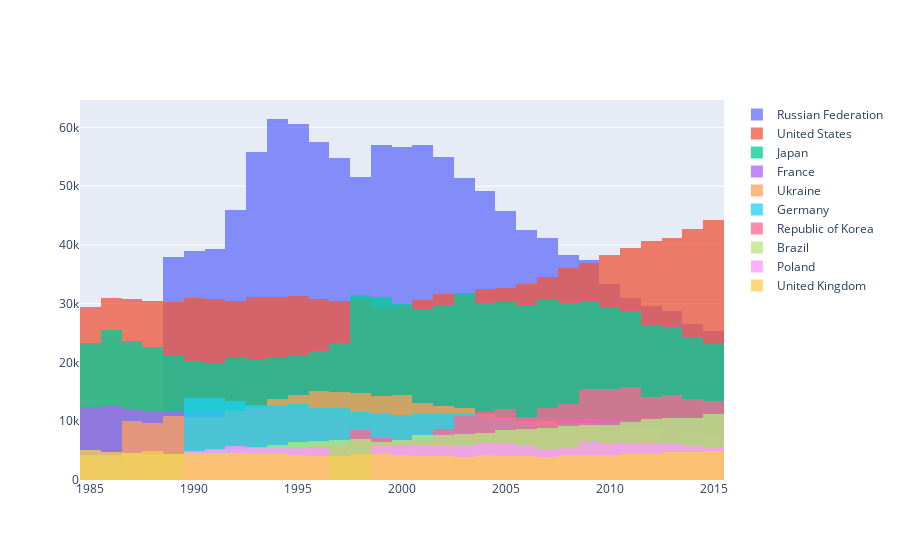

This figure's notebook cell:
### Code cell
hist_by_years(suicides_years_top)
